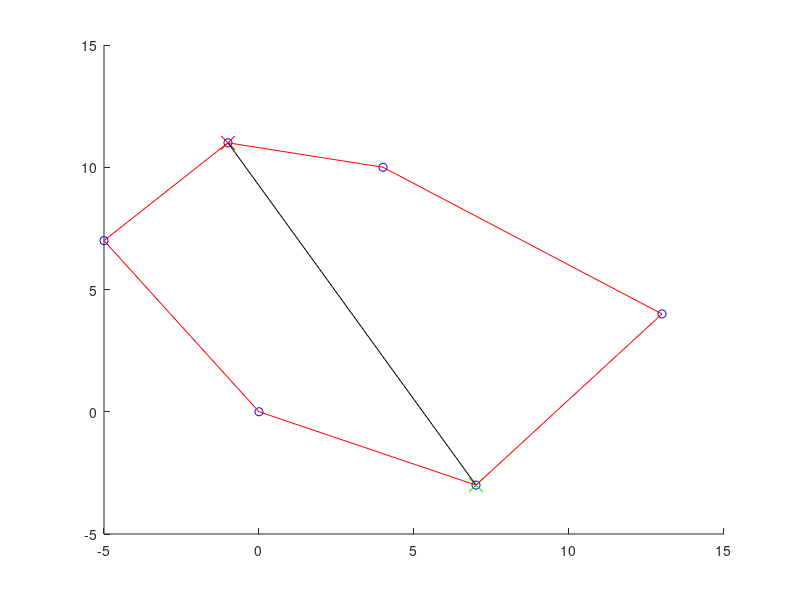

Recreate this plot in MATLAB.
X = [4,0,-1,13,7,-5];
Y = [10,0,11,4,-3,7];
max_y = Y(1);
max_index = 1;
min_y = Y(1);
min_index = 1;
for i = 2:length(Y)
    if(Y(i) > max_y) 
        max_y = Y(i);
        max_index = i;
    end
    if(Y(i) < min_y) 
        min_y = Y(i);
        min_index = i;
    end
end
hold on;
% part a
plot(X, Y, 'bo');

% calculate the slope of the line connecting the maximum and minimum points
slope = (max_y - min_y) / (X(max_index) - X(min_index));

% lets sort the left side and right side points by their positions relative to the line
left_indices = [];
right_indices = [];
for i = 1:length(X)
    if ((X(i) - X(min_index)) * (Y(max_index) - Y(min_index)) - (Y(i) - Y(min_index)) * (X(max_index) - X(min_index)) > 0)
        right_indices = [right_indices, i];
    else
        left_indices = [left_indices, i];
    end
end

% plot the points
plot(X(max_index), Y(max_index), 'rx', 'MarkerSize', 10); 
plot(X(min_index), Y(min_index), 'gx', 'MarkerSize', 10);
plot([X(max_index), X(min_index)], [Y(max_index), Y(min_index)], 'k-');

% plot the sorted polygon
left_points = [X(left_indices); Y(left_indices)]';
right_points = [X(right_indices); Y(right_indices)]';
sorted_left = sortrows(left_points, 2); % sort by y-value
sorted_right = sortrows(right_points, 2); 
sorted_X = [sorted_left(:, 1); sorted_right(end:-1:1, 1)];
sorted_Y = [sorted_left(:, 2); sorted_right(end:-1:1, 2)];
sorted_X = [sorted_X; sorted_X(1)];
sorted_Y = [sorted_Y; sorted_Y(1)];
plot(sorted_X, sorted_Y, 'r-');
hold off;
